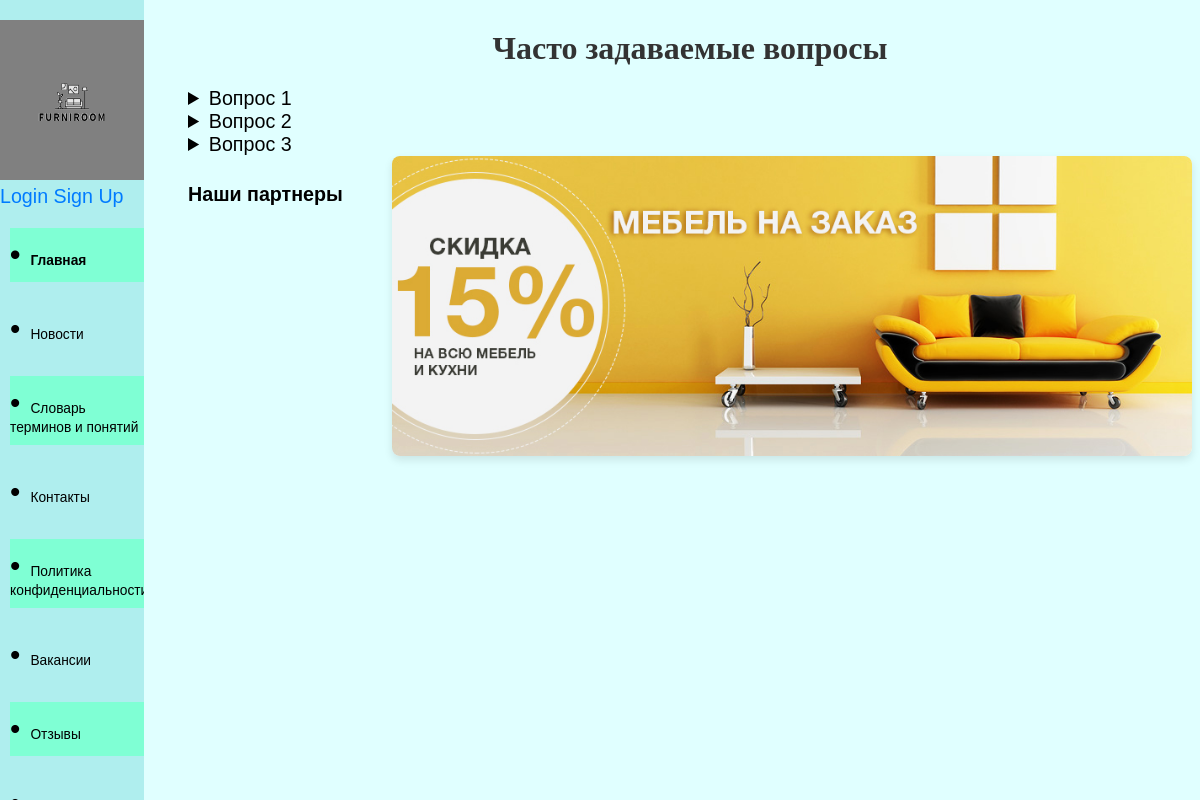
Page /dictionary/ on the committed database.
### furniture/models.py (models this page shows, shortened)
class Faq(models.Model):
    question = models.CharField(max_length=200)
    answer = models.TextField()

### furniture/views.py (the view)
# urls.py: path('dictionary/', views.dictionary),
def dictionary(request):
    faq_list = Faq.objects.all()
    return render(request, 'dictionary.html', {'faq_list': faq_list})

### furniture/templates/dictionary.html (shortened to what this page needs)
{% extends 'base.html' %}
{% block content %}
    <h1>Часто задаваемые вопросы</h1>
    {% if faq_list %}
            {% for faq in faq_list %}
                    <details>
                        <summary>{{ faq.question }}</summary>
                    </details>
            {% endfor %}
    {% else %}
        <p>На данный момент часто задаваемые вопросы отсутствуют.</p>
    {% endif %}
{% endblock %}

### furniture/static/furniture/style.css (style rules this page uses)
body { background-color: #E0FFFF; }
h1 { font-size: 16px; text-align: center; margin-bottom: 20px; }
body { font-family: 'Arial', sans-serif; }
h1, h2 { font-family: 'Roboto', 'Times New Roman', 'Arial', sans-serif; font-size: 32px; color: #333; }
:root { --hue: 223; --bg: hsl(var(--hue),90%,90%); --fg: hsl(var(--hue),90%,10%); --primary: hsl(var(--hue),90%,55%); --red: hsl(3,90%,50%); --orange: hsl(33,90%,50%); --green: hsl(153,90%,30%); --purple: hsl(273,90%,50%); --magenta: hsl(303,90%,50%); --trans-dur: 0.3s; font-size: calc(16px + (20 - 16) * (100vw - 320px) / (1280 - 320)); }

### rows in the picture
Faq: question "Вопрос 1"
Faq: question "Вопрос 2"
Faq: question "Вопрос 3"
